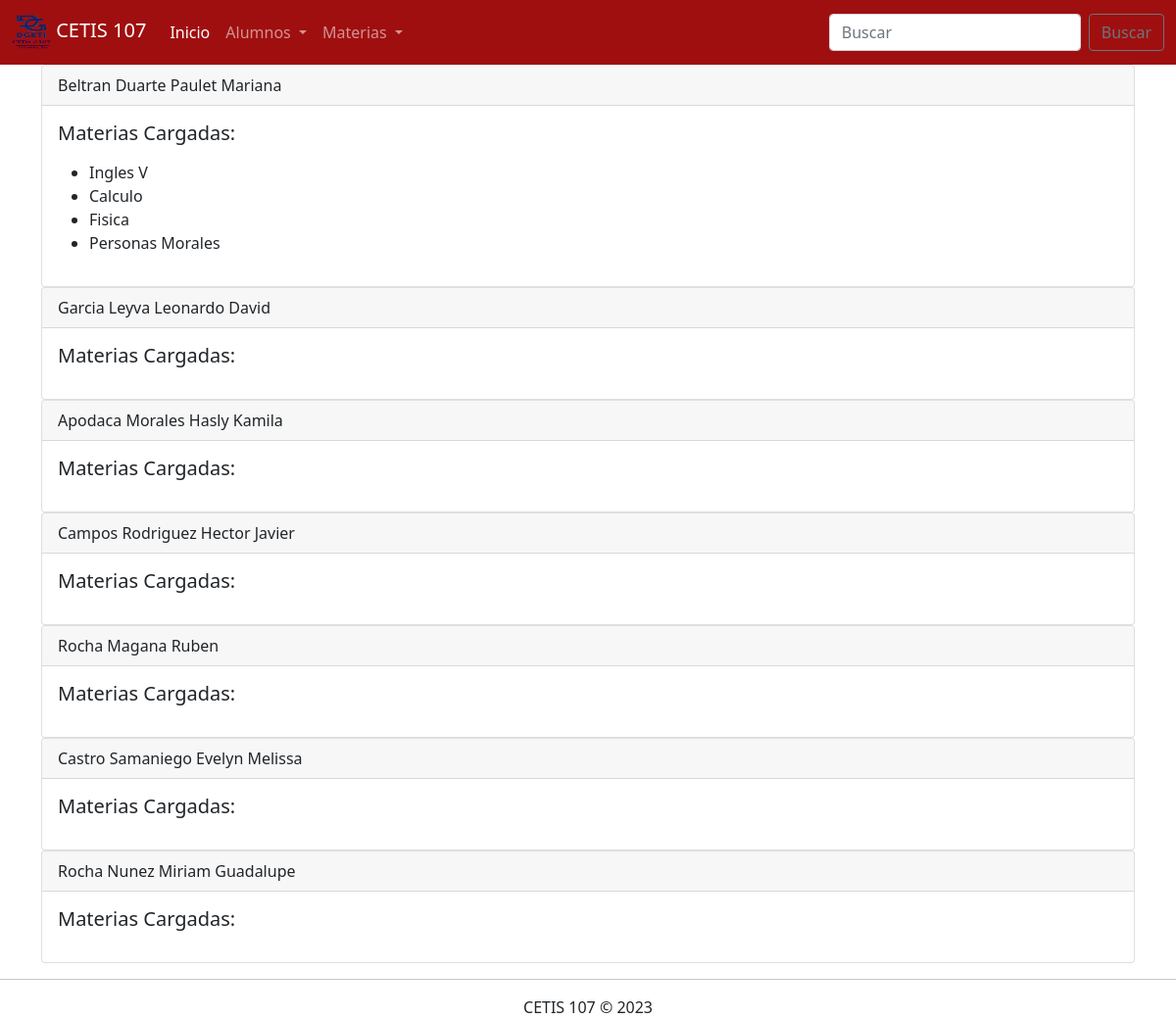
Page /Parcial3/ConsultarAlumnosMaterias.php on the committed database.
### tables this page shows
CREATE TABLE `alumnos` (
  `id` int(11) NOT NULL,
  `nombre` varchar(100) NOT NULL,
  `numero_control` varchar(30) NOT NULL,
  `semestre` int(11) NOT NULL,
  `edad` int(11) NOT NULL,
  `turno` varchar(10) NOT NULL,
  `sexo` tinyint(4) NOT NULL
);

CREATE TABLE `materias` (
  `id` int(11) NOT NULL,
  `nombre` varchar(100) NOT NULL,
  `semestre` int(11) NOT NULL,
  `especialidad` varchar(50) NOT NULL
);

### Parcial3/ConsultarAlumnosMaterias.php (the view, shortened to what this page needs)
<!DOCTYPE html>
<html lang="en">
<head>
    <link rel="stylesheet" href="css/bootstrap.css">
</head>
<body>
    <?php
        include 'menu.php';
        include 'conexion.php';
        $sql = "SELECT * FROM alumnos";
        $datos = $conexion->query($sql);
    ?>
    <div class="container">
        <div class="row">
            <div class="col-12">
            <?php if($datos->num_rows > 0) { ?>
                <?php while($registro = $datos->fetch_assoc()) {
                    $id = $registro["id"];
                    $sql2 = "SELECT a.*, m.nombre AS materia_nombre FROM alumnos a INNER JOIN alumno_materias am ON a.id = am.alumno_id INNER JOIN
                    materias m ON a.id = am.materia_id WHERE a.id=".$id;
                    $datos2 = $conexion->query($sql2);
                    ?>
                    <div class="card">
                        <div class="card-header">
                            <?php echo $registro["nombre"]; ?>
                        </div>
                        <div class="card-body">
                            <h5 class="card-title">Materias Cargadas: </h5>
                            <p class="card-text">
                                <ul>
                                    <?php while($materia = $datos2->fetch_assoc()) { ?>
                                       <li> <?php echo $materia["materia_nombre"]; ?> </li>
                                    <?php } ?>
                                </ul>
                            </p>
                        </div>
                    </div>
                <?php } ?>
            <?php } else { ?>
                <h3>No existen alumnos en la base de datos</h3>
            <?php } ?>
            </div>
        </div>
    </div>
<footer class="text-center">
        <hr>
        CETIS 107 &copy; 2023
    </footer>
</body>
</html>

### rows in the picture
alumnos: nombre "Beltran Duarte Paulet Mariana", materias.nombre "Ingles V", materias.nombre "Calculo", materias.nombre "Fisica", materias.nombre "Personas Morales"
alumnos: nombre "Garcia Leyva Leonardo David"
alumnos: nombre "Apodaca Morales Hasly Kamila"
alumnos: nombre "Campos Rodriguez Hector Javier"
alumnos: nombre "Rocha Magana Ruben"
alumnos: nombre "Castro Samaniego Evelyn Melissa"
alumnos: nombre "Rocha Nunez Miriam Guadalupe"
